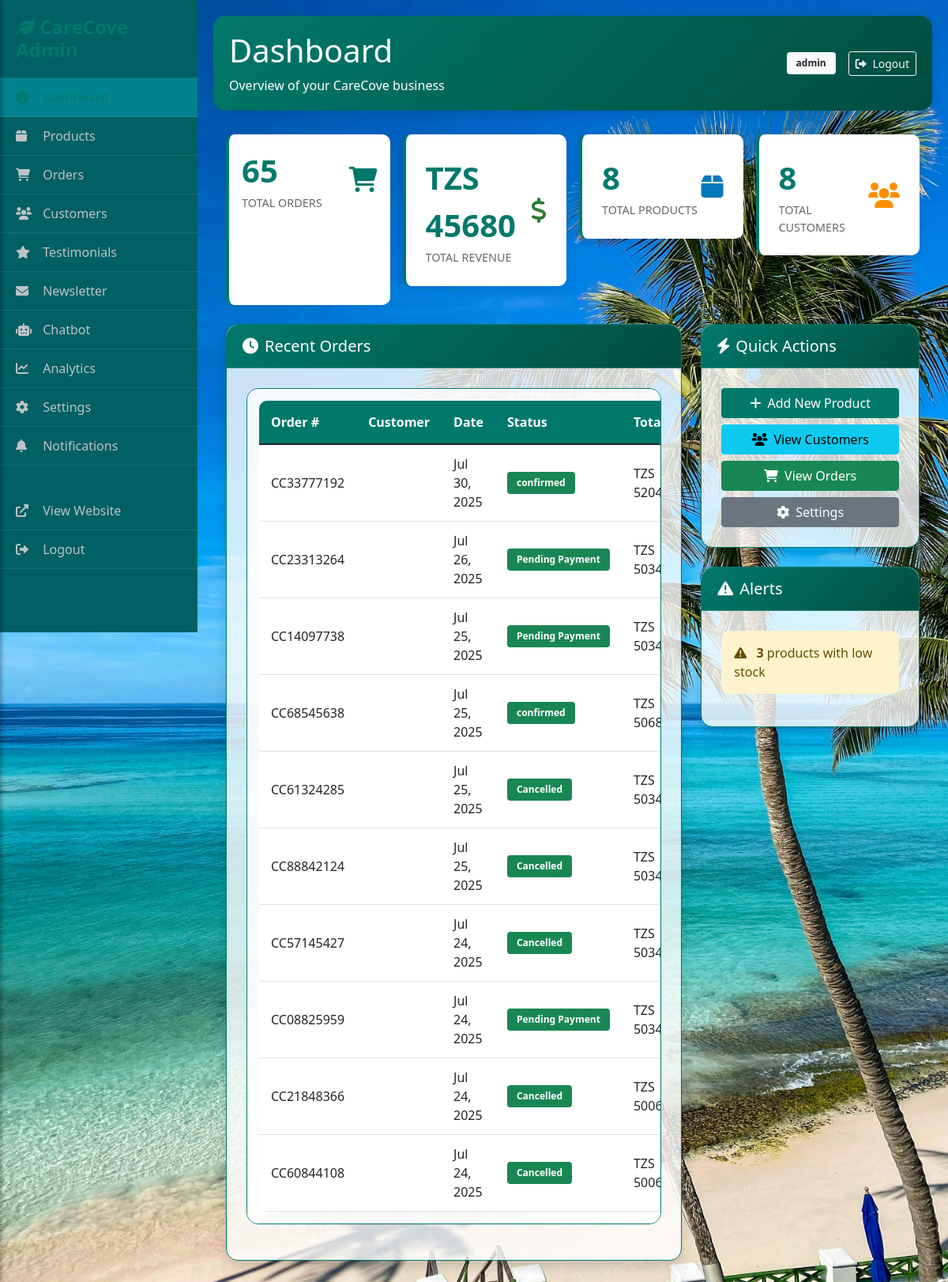
Page /admin-panel/ (signed in) on the committed database.
### cart/models.py (models this page shows, shortened)
class Order(models.Model):
    STATUS_CHOICES = [
        ('pending', 'Pending Payment'),
        ('processing', 'Processing'),
        ('shipped', 'Shipped'),
        ('delivered', 'Delivered'),
        ('cancelled', 'Cancelled'),
    ]
    PAYMENT_STATUS_CHOICES = [
        ('pending', 'Pending'),
        ('completed', 'Completed'),
        ('failed', 'Failed'),
        ('refunded', 'Refunded'),
    ]
    user = models.ForeignKey(User, on_delete=models.CASCADE, null=True, blank=True)
    email = models.EmailField()
    billing_first_name = models.CharField(max_length=50)
    billing_last_name = models.CharField(max_length=50)
    billing_company = models.CharField(max_length=100, blank=True)
    billing_address_1 = models.CharField(max_length=200)
    billing_address_2 = models.CharField(max_length=200, blank=True)
    billing_city = models.CharField(max_length=100)
    billing_state = models.CharField(max_length=100)
    billing_postal_code = models.CharField(max_length=20)
    billing_country = models.CharField(max_length=100, default='Tanzania')
    billing_phone = models.CharField(max_length=20)
    shipping_first_name = models.CharField(max_length=50)
    shipping_last_name = models.CharField(max_length=50)
    shipping_company = models.CharField(max_length=100, blank=True)
    shipping_address_1 = models.CharField(max_length=200)
    shipping_address_2 = models.CharField(max_length=200, blank=True)
    shipping_city = models.CharField(max_length=100)
    shipping_state = models.CharField(max_length=100)
    shipping_postal_code = models.CharField(max_length=20)
    shipping_country = models.CharField(max_length=100, default='Tanzania')
    order_number = models.CharField(max_length=20, unique=True)
    status = models.CharField(max_length=20, choices=STATUS_CHOICES, default='pending')
    payment_status = models.CharField(max_length=20, choices=PAYMENT_STATUS_CHOICES, default='pending')
    subtotal = models.DecimalField(max_digits=10, decimal_places=2)
    shipping_cost = models.DecimalField(max_digits=10, decimal_places=2, default=0)
    tax_amount = models.DecimalField(max_digits=10, decimal_places=2, default=0)
    total = models.DecimalField(max_digits=10, decimal_places=2)
    payment_method = models.CharField(max_length=50, default='pesapal')
    payment_reference = models.CharField(max_length=100, blank=True)
    pesapal_order_tracking_id = models.CharField(max_length=100, blank=True)
    pesapal_merchant_reference = models.CharField(max_length=100, blank=True)
    pesapal_order_id = models.CharField(max_length=100, blank=True)
    payment_confirmation_code = models.CharField(max_length=100, blank=True)
    order_notes = models.TextField(blank=True)
    created_at = models.DateTimeField(auto_now_add=True)
    updated_at = models.DateTimeField(auto_now=True)
    class Meta:
        ordering = ['-created_at']

### admin_panel/views.py (the view)
# urls.py: path('', views.dashboard, name='dashboard'),
@admin_required
def dashboard(request):
    total_products = Product.objects.count()
    total_orders = Order.objects.count()
    total_customers = UserProfile.objects.count()
    total_revenue = Order.objects.filter(
        payment_status='completed'
    ).aggregate(total=Sum('total'))['total'] or 0
    recent_orders = Order.objects.select_related('user').order_by('-created_at')[:10]
    low_stock_products = Product.objects.filter(
        track_inventory=True,
        stock_quantity__lte=10
    ).order_by('stock_quantity')[:10]
    pending_orders = Order.objects.filter(
        payment_status='pending'
    ).count()
    pending_testimonials = Testimonial.objects.filter(
        status='pending'
    ).count()
    newsletter_subscribers = Newsletter.objects.filter(
        is_active=True
    ).count()
    end_date = timezone.now()
    start_date = end_date - timedelta(days=30)
    daily_sales = Order.objects.filter(
        payment_status='completed',
        created_at__range=[start_date, end_date]
    ).annotate(
        day=TruncDate('created_at')
    ).values('day').annotate(
        total=Sum('total')
    ).order_by('day')
    sales_data = []
    labels = []
    for sale in daily_sales:
        labels.append(sale['day'].strftime('%b %d'))
        sales_data.append(float(sale['total']))
    context = {
        'total_products': total_products,
        'total_orders': total_orders,
        'total_customers': total_customers,
        'total_revenue': total_revenue,
        'recent_orders': recent_orders,
        'low_stock_products': low_stock_products,
        'pending_orders': pending_orders,
        'pending_testimonials': pending_testimonials,
        'newsletter_subscribers': newsletter_subscribers,
        'sales_labels': json.dumps(labels),
        'sales_data': json.dumps(sales_data),
    }
    return render(request, 'admin_panel/dashboard.html', context)

### templates/admin_panel/dashboard.html (shortened to what this page needs)
{% extends 'admin_panel/base.html' %}
{% block page_title %}Dashboard{% endblock %}
{% block page_description %}Overview of your CareCove business{% endblock %}
{% block content %}
<div class="container-fluid px-0 px-md-3">
    <div class="row g-3 mb-4">
        <div class="col-6 col-md-6 col-lg-3">
            <div class="stats-card h-100 p-3 shadow-sm">
                <div class="d-flex justify-content-between align-items-center">
                    <div>
                        <div class="stats-number">{{ total_orders }}</div>
                        <div class="stats-label">Total Orders</div>
                    </div>
                    <div style="color: var(--primary-color); font-size: 2rem;">
                        <i class="fas fa-shopping-cart"></i>
                    </div>
                </div>
            </div>
        </div>
        <div class="col-md-3 mb-4">
            <div class="stats-card">
                <div class="d-flex justify-content-between align-items-center">
                    <div>
                        <div class="stats-number">TZS {{ total_revenue|floatformat:0 }}</div>
                        <div class="stats-label">Total Revenue</div>
                    </div>
                    <div style="color: var(--success-color); font-size: 2rem;">
                        <i class="fas fa-dollar-sign"></i>
                    </div>
                </div>
            </div>
        </div>
        <div class="col-md-3 mb-4">
            <div class="stats-card">
                <div class="d-flex justify-content-between align-items-center">
                    <div>
                        <div class="stats-number">{{ total_products }}</div>
                        <div class="stats-label">Total Products</div>
                    </div>
                    <div style="color: var(--info-color); font-size: 2rem;">
                        <i class="fas fa-box"></i>
                    </div>
                </div>
            </div>
        </div>
        <div class="col-md-3 mb-4">
            <div class="stats-card">
                <div class="d-flex justify-content-between align-items-center">
                    <div>
                        <div class="stats-number">{{ total_customers }}</div>
                        <div class="stats-label">Total Customers</div>
                    </div>
                    <div style="color: var(--warning-color); font-size: 2rem;">
                        <i class="fas fa-users"></i>
                    </div>
                </div>
            </div>
        </div>
    </div>
    <div class="row">
        <div class="col-lg-8 mb-4">
            <div class="card shadow">
                <div class="card-header">
                    <h5 class="card-title mb-0">
                        <i class="fas fa-clock me-2"></i>Recent Orders
                    </h5>
                </div>
                <div class="card-body">
                    {% if recent_orders %}
                        <div class="table-responsive">
                            <table class="table table-hover">
                                <thead>
                                    <tr>
                                        <th>Order #</th>
                                        <th>Customer</th>
                                        <th>Date</th>
                                        <th>Status</th>
                                        <th>Total</th>
                                    </tr>
                                </thead>
                                <tbody>
                                    {% for order in recent_orders %}
                                    <tr>
                                        <td>{{ order.order_number }}</td>
                                        <td>{{ order.user.first_name }} {{ order.user.last_name }}</td>
                                        <td>{{ order.created_at|date:"M d, Y" }}</td>
                                        <td>
                                            <span class="badge bg-{{ order.status|yesno:'success,warning,info,danger,secondary' }}">
                                                {{ order.get_status_display }}
                                            </span>
                                        </td>
                                        <td>TZS {{ order.total|floatformat:0 }}</td>
                                    </tr>
                                    {% endfor %}
                                </tbody>
                            </table>
                        </div>
                    {% else %}
                        <div class="text-center py-4">
                            <i class="fas fa-inbox fa-3x text-muted mb-3"></i>
                            <p class="text-muted">No recent orders found</p>
                        </div>
                    {% endif %}
                </div>
            </div>
        </div>
        <div class="col-lg-4 mb-4">
            <div class="card shadow">
                <div class="card-header">
                    <h5 class="card-title mb-0">
                        <i class="fas fa-bolt me-2"></i>Quick Actions
                    </h5>
                </div>
                <div class="card-body">
                    <div class="d-grid gap-2">
                        <a href="{% url 'admin_panel:product_add' %}" class="btn btn-primary">
                            <i class="fas fa-plus me-2"></i>Add New Product
                        </a>
                        <a href="{% url 'admin_panel:customers_list' %}" class="btn btn-info">
                            <i class="fas fa-users me-2"></i>View Customers
                        </a>
                        <a href="{% url 'admin_panel:orders_list' %}" class="btn btn-success">
                            <i class="fas fa-shopping-cart me-2"></i>View Orders
                        </a>
                        <a href="{% url 'admin_panel:admin_settings' %}" class="btn btn-secondary">
                            <i class="fas fa-cog me-2"></i>Settings
                        </a>
                    </div>
                </div>
            </div>
            <div class="card shadow mt-4">
                <div class="card-header">
                    <h5 class="card-title mb-0">
                        <i class="fas fa-exclamation-triangle me-2"></i>Alerts
                    </h5>
                </div>
                <div class="card-body">
                    {% if low_stock_products %}
                        <div class="alert alert-warning">
                            <i class="fas fa-exclamation-triangle me-2"></i>
                            <strong>{{ low_stock_products|length }}</strong> products with low stock
                        </div>
                    {% endif %}
                </div>
            </div>
        </div>
    </div>
</div>
{% endblock %}

### templates/admin_panel/base.html (shortened to what this page needs)
<!DOCTYPE html>
<html lang="en">
<head>
    <link href="https://cdn.jsdelivr.net/npm/bootstrap@5.1.3/dist/css/bootstrap.min.css" rel="stylesheet">
    <link rel="stylesheet" href="https://cdnjs.cloudflare.com/ajax/libs/font-awesome/6.0.0/css/all.min.css">
</head>
<body>
    <div class="sidebar" id="sidebar">
        <div class="sidebar-brand">
            <h4><i class="fas fa-leaf"></i> CareCove Admin</h4>
        </div>
        <nav class="nav flex-column">
            <a class="nav-link {% if request.resolver_match.url_name == 'dashboard' %}active{% endif %}" href="{% url 'admin_panel:dashboard' %}">
                <i class="fas fa-tachometer-alt"></i> Dashboard
            </a>
            <a class="nav-link {% if 'products' in request.resolver_match.url_name %}active{% endif %}" href="{% url 'admin_panel:products_list' %}">
                <i class="fas fa-box"></i> Products
            </a>
            <a class="nav-link {% if 'orders' in request.resolver_match.url_name %}active{% endif %}" href="{% url 'admin_panel:orders_list' %}">
                <i class="fas fa-shopping-cart"></i> Orders
            </a>
            <a class="nav-link {% if 'customers' in request.resolver_match.url_name %}active{% endif %}" href="{% url 'admin_panel:customers_list' %}">
                <i class="fas fa-users"></i> Customers
            </a>
            <a class="nav-link {% if 'testimonials' in request.resolver_match.url_name %}active{% endif %}" href="{% url 'admin_panel:testimonials_list' %}">
                <i class="fas fa-star"></i> Testimonials
            </a>
            <a class="nav-link {% if 'newsletter' in request.resolver_match.url_name %}active{% endif %}" href="{% url 'admin_panel:newsletter_list' %}">
                <i class="fas fa-envelope"></i> Newsletter
            </a>
            <a class="nav-link {% if 'chatbot' in request.resolver_match.url_name %}active{% endif %}" href="{% url 'admin_panel:chatbot_management' %}">
                <i class="fas fa-robot"></i> Chatbot
            </a>
            <a class="nav-link {% if 'analytics' in request.resolver_match.url_name %}active{% endif %}" href="{% url 'admin_panel:analytics' %}">
                <i class="fas fa-chart-line"></i> Analytics
            </a>
            <a class="nav-link {% if 'settings' in request.resolver_match.url_name %}active{% endif %}" href="{% url 'admin_panel:admin_settings' %}">
            <i class="fas fa-cog"></i> Settings
            </a>
            <a class="nav-link {% if 'notifications' in request.resolver_match.url_name %}active{% endif %}" href="{% url 'admin_panel:notifications_list' %}">
                <i class="fas fa-bell"></i> Notifications
            </a>
            <hr style="border-color: rgba(255,255,255,0.1);">
            <a class="nav-link" href="{% url 'shop:home' %}" target="_blank">
                <i class="fas fa-external-link-alt"></i> View Website
            </a>
            <a class="nav-link" href="{% url 'accounts:logout' %}">
                <i class="fas fa-sign-out-alt"></i> Logout
            </a>
        </nav>
    </div>
    <div class="main-content">
        <div class="header">
            <div class="d-flex justify-content-between align-items-center">
                <div>
                    <h1>{% block page_title %}CareCove Admin Panel{% endblock %}</h1>
                    <p class="mb-0">{% block page_description %}Manage your CareCove e-commerce platform{% endblock %}</p>
                </div>
                <div class="d-flex align-items-center gap-3">
                    <span class="badge bg-light text-dark">{{ user.get_full_name|default:user.username }}</span>
                    <a href="{% url 'accounts:logout' %}" class="btn btn-sm btn-outline-light">
                        <i class="fas fa-sign-out-alt me-1"></i> Logout
                    </a>
                </div>
            </div>
        </div>
        {% block content %}{% endblock %}
    </div>
</body>
</html>

### rows in the picture
Order: order_number "CC33777192", created_at "Jul 30, 2025", status "confirmed", total "5204"
Order: order_number "CC23313264", created_at "Jul 26, 2025", status "Pending Payment", total "5034"
Order: order_number "CC14097738", created_at "Jul 25, 2025", status "Pending Payment", total "5034"
Order: order_number "CC68545638", created_at "Jul 25, 2025", status "confirmed", total "5068"
Order: order_number "CC61324285", created_at "Jul 25, 2025", status "Cancelled", total "5034"
Order: order_number "CC88842124", created_at "Jul 25, 2025", status "Cancelled", total "5034"
Order: order_number "CC57145427", created_at "Jul 24, 2025", status "Cancelled", total "5034"
Order: order_number "CC08825959", created_at "Jul 24, 2025", status "Pending Payment", total "5034"
Order: order_number "CC21848366", created_at "Jul 24, 2025", status "Cancelled", total "5006"
Order: order_number "CC60844108", created_at "Jul 24, 2025", status "Cancelled", total "5006"

### other values in the picture
{{ user.get_full_name|default:user.username }} "admin"
{{ total_orders }} "65"
{{ total_revenue|floatformat:0 }} "45680"
{{ total_products }} "8"
{{ total_customers }} "8"
{{ low_stock_products|length }} "3"
